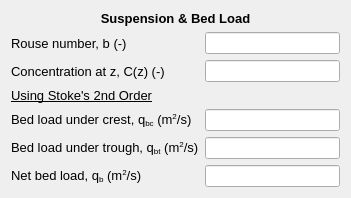
           <widget class="QWidget" name="formLayoutWidget_9">
            <property name="geometry">
             <rect>
              <x>410</x>
              <y>380</y>
              <width>351</width>
              <height>195</height>
             </rect>
            </property>
            <layout class="QFormLayout" name="formLayout_11">
             <item row="0" column="0" colspan="2">
              <widget class="QLabel" name="materialProperties_lbl_3">
               <property name="font">
                <font>
                 <family>MS Shell Dlg 2</family>
                 <pointsize>10</pointsize>
                 <weight>75</weight>
                 <bold>true</bold>
                </font>
               </property>
               <property name="text">
                <string>&lt;html&gt;&lt;head/&gt;&lt;body&gt;&lt;p align=&quot;center&quot;&gt;Suspension &amp;amp; Bed Load&lt;/p&gt;&lt;/body&gt;&lt;/html&gt;</string>
               </property>
              </widget>
             </item>
             <item row="1" column="0">
              <widget class="QLabel" name="rouse_Wave_lbl">
               <property name="font">
                <font>
                 <family>MS Shell Dlg 2</family>
                 <pointsize>10</pointsize>
                </font>
               </property>
               <property name="text">
                <string>Rouse number, b (-)</string>
               </property>
              </widget>
             </item>
             <item row="1" column="1">
              <widget class="QLineEdit" name="rouse_Wave_txt">
               <property name="readOnly">
                <bool>true</bool>
               </property>
              </widget>
             </item>
             <item row="2" column="0">
              <widget class="QLabel" name="concentration_Wave_lbl">
               <property name="font">
                <font>
                 <family>MS Shell Dlg 2</family>
                 <pointsize>10</pointsize>
                </font>
               </property>
               <property name="text">
                <string>Concentration at z, C(z) (-)</string>
               </property>
              </widget>
             </item>
             <item row="2" column="1">
              <widget class="QLineEdit" name="concentration_Wave_txt">
               <property name="readOnly">
                <bool>true</bool>
               </property>
              </widget>
             </item>
             <item row="6" column="0">
              <widget class="QLabel" name="qb_Wave_lbl">
               <property name="font">
                <font>
                 <family>MS Shell Dlg 2</family>
                 <pointsize>10</pointsize>
                </font>
               </property>
               <property name="text">
                <string>&lt;html&gt;&lt;head/&gt;&lt;body&gt;&lt;p&gt;Net bed load, q&lt;span style=&quot; vertical-align:sub;&quot;&gt;b&lt;/span&gt; (m&lt;span style=&quot; vertical-align:super;&quot;&gt;2&lt;/span&gt;/s)&lt;/p&gt;&lt;/body&gt;&lt;/html&gt;</string>
               </property>
              </widget>
             </item>
             <item row="6" column="1">
              <widget class="QLineEdit" name="qb_Wave_txt">
               <property name="readOnly">
                <bool>true</bool>
               </property>
              </widget>
             </item>
             <item row="4" column="0">
              <widget class="QLabel" name="qbC_Wave_lbl">
               <property name="font">
                <font>
                 <family>MS Shell Dlg 2</family>
                 <pointsize>10</pointsize>
                </font>
               </property>
               <property name="text">
                <string>&lt;html&gt;&lt;head/&gt;&lt;body&gt;&lt;p&gt;Bed load under crest, q&lt;span style=&quot; vertical-align:sub;&quot;&gt;bc&lt;/span&gt; (m&lt;span style=&quot; vertical-align:super;&quot;&gt;2&lt;/span&gt;/s)&lt;/p&gt;&lt;/body&gt;&lt;/html&gt;</string>
               </property>
              </widget>
             </item>
             <item row="5" column="0">
              <widget class="QLabel" name="qbT_Wave_lbl">
               <property name="font">
                <font>
                 <family>MS Shell Dlg 2</family>
                 <pointsize>10</pointsize>
                </font>
               </property>
               <property name="text">
                <string>&lt;html&gt;&lt;head/&gt;&lt;body&gt;&lt;p&gt;Bed load under trough, q&lt;span style=&quot; vertical-align:sub;&quot;&gt;bt&lt;/span&gt; (m&lt;span style=&quot; vertical-align:super;&quot;&gt;2&lt;/span&gt;/s)&lt;/p&gt;&lt;/body&gt;&lt;/html&gt;</string>
               </property>
              </widget>
             </item>
             <item row="5" column="1">
              <widget class="QLineEdit" name="qbT_Wave_txt">
               <property name="readOnly">
                <bool>true</bool>
               </property>
              </widget>
             </item>
             <item row="4" column="1">
              <widget class="QLineEdit" name="qbC_Wave_txt">
               <property name="readOnly">
                <bool>true</bool>
               </property>
              </widget>
             </item>
             <item row="3" column="0">
              <widget class="QLabel" name="stokes_lbl">
               <property name="font">
                <font>
                 <family>MS Shell Dlg 2</family>
                 <pointsize>10</pointsize>
                 <underline>true</underline>
                </font>
               </property>
               <property name="text">
                <string>Using Stoke's 2nd Order</string>
               </property>
              </widget>
             </item>
            </layout>
           </widget>
